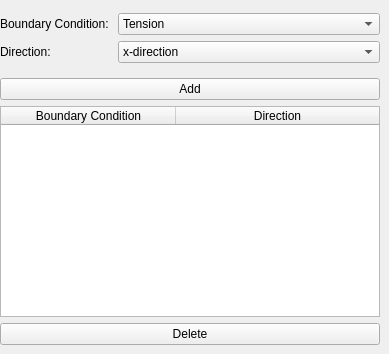
            <widget class="QWidget" name="page_6">
             <widget class="QWidget" name="layoutWidget">
              <property name="geometry">
               <rect>
                <x>0</x>
                <y>4</y>
                <width>380</width>
                <height>341</height>
               </rect>
              </property>
              <layout class="QVBoxLayout" name="verticalLayout_4">
               <item>
                <widget class="QFrame" name="BoundaryConditionsInputs">
                 <property name="frameShape">
                  <enum>QFrame::Shape::NoFrame</enum>
                 </property>
                 <property name="frameShadow">
                  <enum>QFrame::Shadow::Raised</enum>
                 </property>
                 <layout class="QFormLayout" name="formLayout_3">
                  <property name="leftMargin">
                   <number>0</number>
                  </property>
                  <property name="rightMargin">
                   <number>0</number>
                  </property>
                  <item row="0" column="0">
                   <widget class="QLabel" name="LBoundaryCondition">
                    <property name="text">
                     <string>Boundary Condition: </string>
                    </property>
                   </widget>
                  </item>
                  <item row="0" column="1">
                   <widget class="QComboBox" name="INBoundaryCondition">
                    <item>
                     <property name="text">
                      <string>Tension</string>
                     </property>
                    </item>
                    <item>
                     <property name="text">
                      <string>Compression</string>
                     </property>
                    </item>
                    <item>
                     <property name="text">
                      <string>Shear</string>
                     </property>
                    </item>
                    <item>
                     <property name="text">
                      <string>Homogenization</string>
                     </property>
                    </item>
                   </widget>
                  </item>
                  <item row="1" column="0">
                   <widget class="QLabel" name="LBCDirection">
                    <property name="text">
                     <string>Direction: </string>
                    </property>
                   </widget>
                  </item>
                  <item row="1" column="1">
                   <widget class="QComboBox" name="INBCDirection">
                    <item>
                     <property name="text">
                      <string>x-direction</string>
                     </property>
                    </item>
                    <item>
                     <property name="text">
                      <string>y-direction</string>
                     </property>
                    </item>
                    <item>
                     <property name="text">
                      <string>z-direction</string>
                     </property>
                    </item>
                   </widget>
                  </item>
                 </layout>
                </widget>
               </item>
               <item>
                <widget class="QPushButton" name="BAddBC">
                 <property name="text">
                  <string>Add</string>
                 </property>
                </widget>
               </item>
               <item>
                <widget class="QTableWidget" name="TBCs">
                 <property name="editTriggers">
                  <set>QAbstractItemView::EditTrigger::NoEditTriggers</set>
                 </property>
                 <attribute name="horizontalHeaderDefaultSectionSize">
                  <number>175</number>
                 </attribute>
                 <attribute name="horizontalHeaderStretchLastSection">
                  <bool>true</bool>
                 </attribute>
                 <column>
                  <property name="text">
                   <string>Boundary Condition</string>
                  </property>
                 </column>
                 <column>
                  <property name="text">
                   <string>Direction</string>
                  </property>
                 </column>
                </widget>
               </item>
               <item>
                <widget class="QPushButton" name="BDeleteBC">
                 <property name="text">
                  <string>Delete</string>
                 </property>
                </widget>
               </item>
              </layout>
             </widget>
            </widget>
